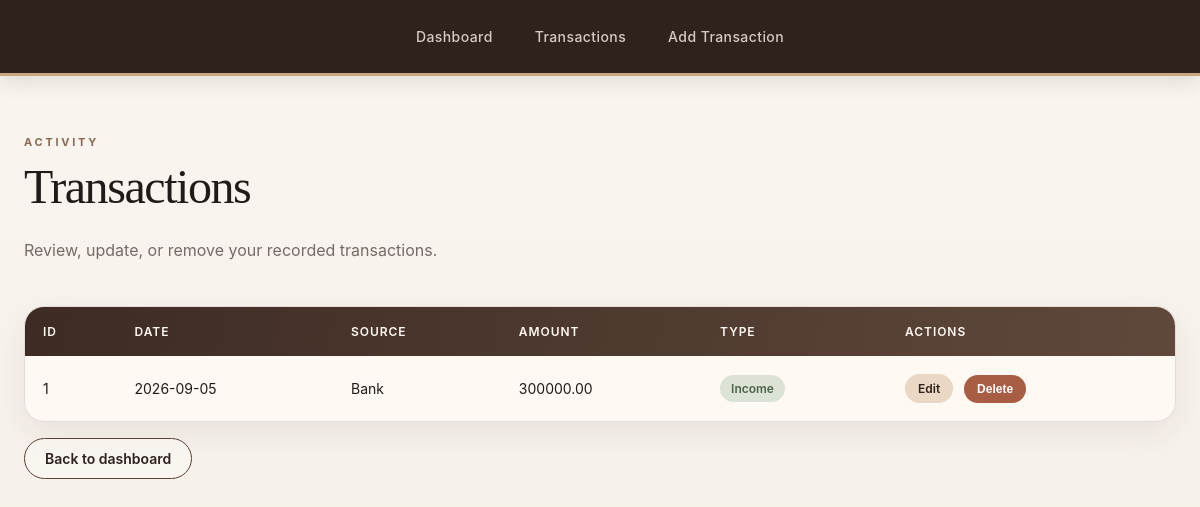
The app's page /transactions, older data.
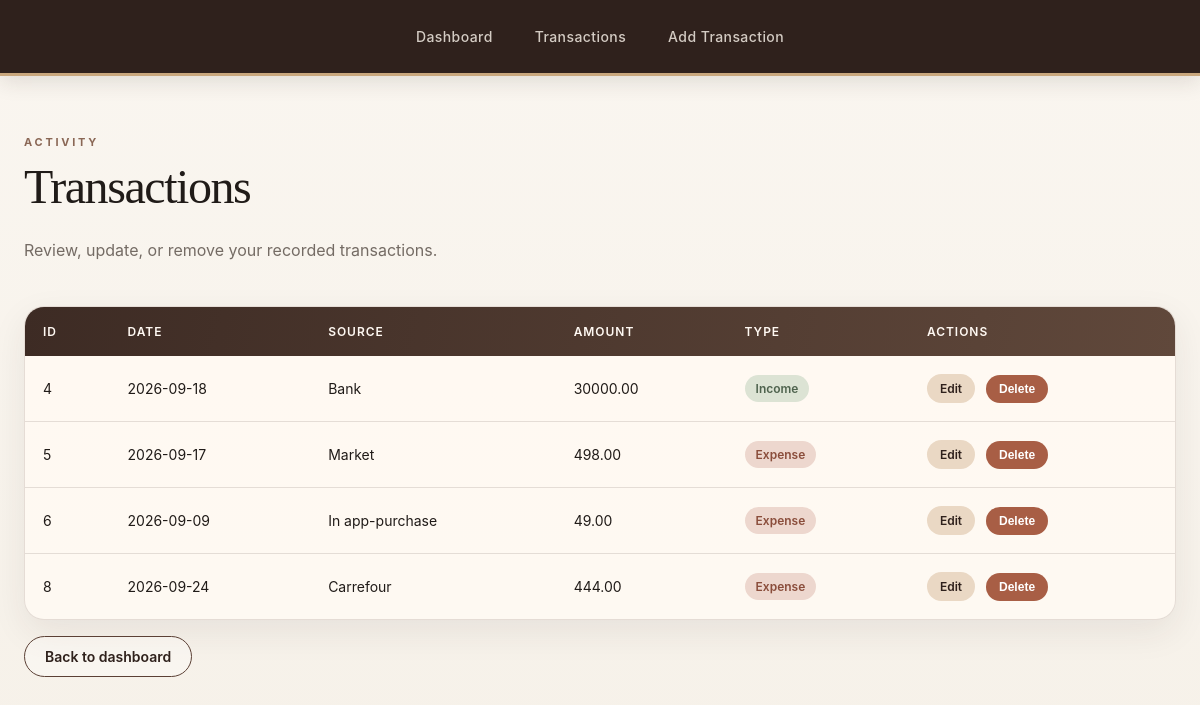
The same page, newer data.
### tables this page shows
CREATE TABLE transactions (
        id INTEGER PRIMARY KEY AUTOINCREMENT,
        date TEXT NOT NULL,
        source TEXT NOT NULL,
        amount REAL NOT NULL CHECK (amount > 0),
        type TEXT NOT NULL CHECK (type IN ('income', 'expense'))
    );

### app.py (the view)
@app.route("/transactions")
def transactions():
    return render_template(
        "transactions.html",
        transactions=get_transactions()
    )

### app.py (called while the page is built)
@contextmanager
def get_connection():
    connection = sqlite3.connect(DB_PATH)
    try:
        yield connection
    finally:
        connection.close()

def get_transactions():
    try:
        with get_connection() as connection:
            cursor = connection.cursor()
            cursor.execute("""
                SELECT id, date, source, amount, type
                FROM transactions
                ORDER BY id
            """)
            return cursor.fetchall()
    except sqlite3.Error as e:
        flash(f"Database error: {e}")
        return []

### templates/transactions.html (shortened to what this page needs)
{% extends "base.html" %}
{% block content %}
   <p class="eyebrow">ACTIVITY</p>
<h1>Transactions</h1>
<p class="page-subtitle">
    Review, update, or remove your recorded transactions.
</p>
    {% if transactions %}
    <div class="table-container">
        <table>
            <thead>
                <tr>
                    <th>ID</th>
                    <th>Date</th>
                    <th>Source</th>
                    <th>Amount</th>
                    <th>Type</th>
                    <th>Actions</th>
                </tr>
            </thead>
            <tbody>
                {% for transaction in transactions %}
                    <tr>
                        <td>{{ transaction[0] }}</td>
                        <td>{{ transaction[1] }}</td>
                        <td>{{ transaction[2] }}</td>
                        <td>{{ "%.2f"|format(transaction[3]) }}</td>
                        <td>
                            {% if transaction[4] == "income" %}
                            <span class="type-badge income-badge">Income</span>
                            {% else %}
                         <span class="type-badge expense-badge">Expense</span>
                            {% endif %}
                        </td>
                      <td>
    <a href="{{ url_for('edit_transaction', transaction_id=transaction[0]) }}">
        Edit
    </a>
    <form
        action="{{ url_for('delete_transaction', transaction_id=transaction[0]) }}"
        method="POST"
        style="display:inline;"
    >
        <button
            type="submit"
            onclick="return confirm('Delete this transaction?');"
        >
            Delete
        </button>
    </form>
</td>
                    </tr>
                {% endfor %}
            </tbody>
        </table>
    </div>
    {% else %}
        <p>No transactions found.</p>
    {% endif %}
    <p>
        <a href="{{ url_for('home') }}">Back to dashboard</a>
    </p>
{% endblock %}

### templates/base.html (shortened to what this page needs)
<!DOCTYPE html>
<html>
<head>
    <link rel="stylesheet" href="{{ url_for('static', filename='style.css') }}">
</head>
<body>
    <nav>
        <a href="{{ url_for('home') }}">Dashboard</a>
        <a href="{{ url_for('transactions') }}">Transactions</a>
        <a href="{{ url_for('add_transaction') }}">Add Transaction</a>
    </nav>
    <main>
        {% block content %}
        {% endblock %}
    </main>
</body>
</html>

### static/style.css (style rules this page uses)
:root { --background: #f6f1e9; --surface: #fffaf3; --surface-soft: #efe7dc; --brown-dark: #2f211c; --brown: #5b4035; --brown-medium: #7a5849; --sand: #d4b38f; --sand-light: #ead8c4; --terracotta: #a85e45; --terracotta-light: #ead2c7; --olive: #7a7c62; --olive-light: #dde0d0; --text: #201b18; --text-muted: #746b64; --border: rgba(73, 52, 43, 0.14); --shadow: 0 12px 35px rgba(56, 40, 32, 0.08); }
* { box-sizing: border-box; }
body { margin: 0; background: linear-gradient( 180deg, #faf6f0 0%, var(--background) 100% ); color: var(--text); font-family: -apple-system, BlinkMacSystemFont, "Segoe UI", sans-serif; }
main { width: min(1180px, calc(100% - 48px)); margin: 0 auto; padding: 48px 0 70px; }
h1, h2 { font-family: Georgia, "Times New Roman", serif; font-weight: 500; }
h1 { margin: 0 0 10px; font-size: clamp(34px, 4vw, 52px); letter-spacing: -0.03em; }
p { color: var(--text-muted); }
nav { position: sticky; top: 0; z-index: 100; display: flex; align-items: center; justify-content: center; gap: 42px; min-height: 76px; padding: 0 6%; background: #2f211c; border-bottom: 3px solid #c9a77d; box-shadow: 0 6px 20px rgba(47, 33, 28, 0.12); }
nav a { position: relative; color: #f8f1e8; text-decoration: none; font-size: 14px; font-weight: 500; letter-spacing: 0.03em; opacity: 0.82; transition: opacity 0.2s ease, color 0.2s ease; }
nav a::after { content: ""; position: absolute; left: 50%; bottom: -10px; width: 0; height: 2px; background: #d7b58c; transform: translateX(-50%); transition: width 0.25s ease; }
main > p { display: inline-block; margin-right: 10px; }
main > p a { display: inline-flex; align-items: center; justify-content: center; padding: 11px 20px; border: 1px solid var(--brown); border-radius: 999px; color: var(--brown-dark); background: rgba(255, 255, 255, 0.28); text-decoration: none; font-size: 14px; font-weight: 600; transition: background 0.2s ease, color 0.2s ease, transform 0.2s ease; }
form { max-width: 720px; padding: 32px; background: rgba(255, 250, 243, 0.92); border: 1px solid var(--border); border-radius: 20px; box-shadow: var(--shadow); }
button { margin-top: 22px; padding: 12px 22px; border: none; border-radius: 999px; background: linear-gradient( 135deg, var(--brown-dark), var(--brown-medium) ); color: white; font-size: 14px; font-weight: 600; cursor: pointer; transition: transform 0.2s ease, box-shadow 0.2s ease, opacity 0.2s ease; }
.table-container { overflow-x: auto; margin-top: 30px; border: 1px solid var(--border); border-radius: 20px; background: rgba(255, 250, 243, 0.88); box-shadow: var(--shadow); }
table { width: 100%; border-collapse: collapse; }
thead { background: linear-gradient( 100deg, #3d2b24, #60483b ); }
th { padding: 17px 18px; color: #fff9f3; text-align: left; font-size: 12px; font-weight: 600; letter-spacing: 0.08em; text-transform: uppercase; }
td { padding: 18px; border-bottom: 1px solid var(--border); font-size: 14px; }
tbody tr { transition: background 0.2s ease; }
tbody tr:last-child td { border-bottom: 0; }
td form { display: inline; padding: 0; border: none; background: none; box-shadow: none; }
td a { display: inline-block; padding: 7px 13px; border-radius: 999px; background: var(--sand-light); color: var(--brown-dark); text-decoration: none; font-size: 12px; font-weight: 600; }
td button { margin: 0 0 0 7px; padding: 7px 13px; background: var(--terracotta); font-size: 12px; }
.eyebrow { margin-bottom: 10px; color: #8a6755; font-size: 11px; font-weight: 700; letter-spacing: 0.25em; }
.type-badge { display: inline-flex; align-items: center; padding: 6px 11px; border-radius: 999px; font-size: 12px; font-weight: 600; }
.income-badge { background: #dce3d4; color: #4e624d; }
.expense-badge { background: #edd7ce; color: #8a4d3b; }

Row changes from the older to the newer data that the page shows:
removed transactions: amount "300000.00", type "Income"
added transactions: amount "30000.00", type "Income"
added transactions: amount "498.00", type "Expense"
added transactions: amount "49.00", type "Expense"
added transactions: amount "444.00", type "Expense"
